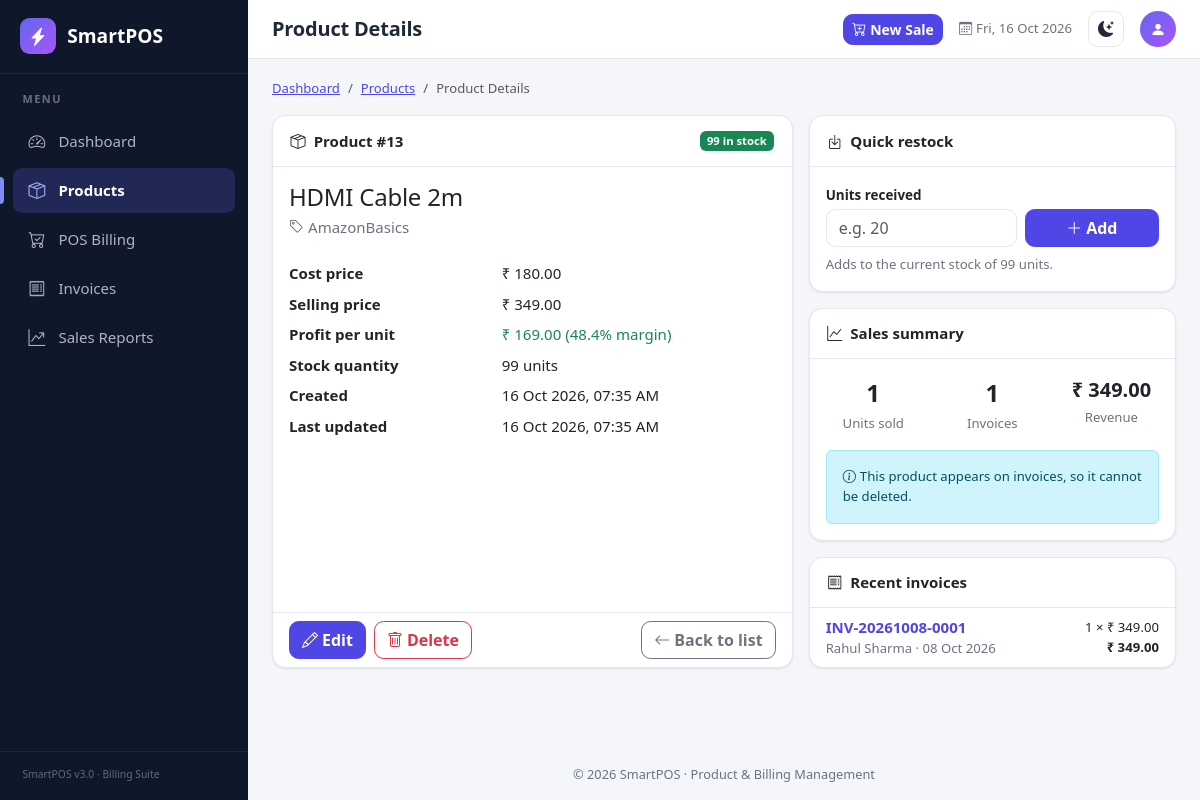
Page /products/view.php?id=13 on the committed database.
### tables this page shows
CREATE TABLE products (
    id             INT UNSIGNED NOT NULL AUTO_INCREMENT,
    name           VARCHAR(150) NOT NULL,
    brand_name     VARCHAR(100) NOT NULL,
    cost_price     DECIMAL(10,2) NOT NULL DEFAULT 0.00,
    sell_price     DECIMAL(10,2) NOT NULL DEFAULT 0.00,
    stock_quantity INT UNSIGNED NOT NULL DEFAULT 0,
    created_at     TIMESTAMP NOT NULL DEFAULT CURRENT_TIMESTAMP,
    updated_at     TIMESTAMP NOT NULL DEFAULT CURRENT_TIMESTAMP ON UPDATE CURRENT_TIMESTAMP,
    PRIMARY KEY (id),
    UNIQUE KEY uq_products_name_brand (name, brand_name),
    KEY idx_products_name (name),
    KEY idx_products_brand (brand_name),
    KEY idx_products_stock (stock_quantity),
    CONSTRAINT chk_products_cost  CHECK (cost_price >= 0),
    CONSTRAINT chk_products_sell  CHECK (sell_price >= 0)
);

CREATE TABLE invoice_items (
    id           INT UNSIGNED NOT NULL AUTO_INCREMENT,
    invoice_id   INT UNSIGNED NOT NULL,
    product_id   INT UNSIGNED NOT NULL,
    product_name VARCHAR(150) NOT NULL,
    brand_name   VARCHAR(100) NOT NULL,
    quantity     INT UNSIGNED NOT NULL,
    unit_price   DECIMAL(10,2) NOT NULL,
    cost_price   DECIMAL(10,2) NOT NULL,
    line_total   DECIMAL(12,2) NOT NULL,
    PRIMARY KEY (id),
    KEY idx_items_invoice (invoice_id),
    KEY idx_items_product (product_id),
    CONSTRAINT fk_items_invoice FOREIGN KEY (invoice_id)
        REFERENCES invoices (id) ON DELETE CASCADE ON UPDATE CASCADE,
    CONSTRAINT fk_items_product FOREIGN KEY (product_id)
        REFERENCES products (id) ON DELETE RESTRICT ON UPDATE CASCADE,
    CONSTRAINT chk_items_qty   CHECK (quantity > 0),
    CONSTRAINT chk_items_price CHECK (unit_price >= 0 AND cost_price >= 0),
    CONSTRAINT chk_items_total CHECK (line_total >= 0)
);

CREATE TABLE invoices (
    id              INT UNSIGNED NOT NULL AUTO_INCREMENT,
    invoice_number  VARCHAR(30) NOT NULL,
    customer_name   VARCHAR(100) NOT NULL,
    payment_method  ENUM('cash','upi','card') NOT NULL DEFAULT 'cash',
    invoice_date    DATETIME NOT NULL DEFAULT CURRENT_TIMESTAMP,
    subtotal        DECIMAL(12,2) NOT NULL DEFAULT 0.00,
    discount_type   ENUM('none','percentage','fixed') NOT NULL DEFAULT 'none',
    discount_value  DECIMAL(10,2) NOT NULL DEFAULT 0.00,
    discount_amount DECIMAL(12,2) NOT NULL DEFAULT 0.00,
    grand_total     DECIMAL(12,2) NOT NULL DEFAULT 0.00,
    created_at      TIMESTAMP NOT NULL DEFAULT CURRENT_TIMESTAMP,
    PRIMARY KEY (id),
    UNIQUE KEY uq_invoices_number (invoice_number),
    KEY idx_invoices_date (invoice_date),
    KEY idx_invoices_customer (customer_name),
    CONSTRAINT chk_invoices_subtotal CHECK (subtotal >= 0),
    CONSTRAINT chk_invoices_discount CHECK (discount_amount >= 0 AND discount_amount <= subtotal),
    CONSTRAINT chk_invoices_total    CHECK (grand_total >= 0)
);

### config/database.php (called while the page is built, shortened)
<?php
function db(): PDO
{
    static $pdo = null;
    if ($pdo === null) {
        $dsn = sprintf('mysql:host=%s;port=%s;dbname=%s;charset=utf8mb4', DB_HOST, DB_PORT, DB_NAME);
        $pdo = new PDO($dsn, DB_USER, DB_PASS, [
            PDO::ATTR_ERRMODE            => PDO::ERRMODE_EXCEPTION,
            PDO::ATTR_DEFAULT_FETCH_MODE => PDO::FETCH_ASSOC,
            PDO::ATTR_EMULATE_PREPARES   => false,
        ]);
    }
    return $pdo;
}

### includes/product_functions.php (called while the page is built, shortened)
<?php
function find_product(int $id): ?array
{
    $stmt = db()->prepare('SELECT * FROM products WHERE id = :id');
    $stmt->execute([':id' => $id]);
    $row = $stmt->fetch();
    return $row === false ? null : $row;
}
function product_sales_summary(int $productId): array
{
    $stmt = db()->prepare(
        'SELECT COALESCE(SUM(quantity), 0)   AS units_sold,
                COALESCE(SUM(line_total), 0) AS revenue,
                COUNT(DISTINCT invoice_id)   AS invoices
           FROM invoice_items
          WHERE product_id = :id'
    );
    $stmt->execute([':id' => $productId]);
    $r = $stmt->fetch();
    return [
        'units_sold' => (int) $r['units_sold'],
        'revenue'    => (float) $r['revenue'],
        'invoices'   => (int) $r['invoices'],
    ];
}
function product_recent_invoices(int $productId, int $limit = 5): array
{
    $stmt = db()->prepare(
        'SELECT i.id, i.invoice_number, i.customer_name, i.invoice_date,
                ii.quantity, ii.unit_price, ii.line_total
           FROM invoice_items ii
           JOIN invoices i ON i.id = ii.invoice_id
          WHERE ii.product_id = :id
       ORDER BY i.invoice_date DESC, i.id DESC
          LIMIT :limit'
    );
    $stmt->bindValue(':id', $productId, PDO::PARAM_INT);
    $stmt->bindValue(':limit', $limit, PDO::PARAM_INT);
    $stmt->execute();
    return $stmt->fetchAll();
}

### products/view.php (the view, shortened to what this page needs)
<?php
require_once __DIR__ . '/../includes/product_functions.php';
$id = parse_uint(get_str('id'));
$product = $id !== null && $id > 0 ? find_product($id) : null;
$sales  = product_sales_summary($id);
$recent = product_recent_invoices($id, 5);
$cost   = (float) $product['cost_price'];
$sell   = (float) $product['sell_price'];
$profit = $sell - $cost;
$margin = $sell > 0 ? ($profit / $sell) * 100 : 0.0;
require __DIR__ . '/../includes/header.php';
?>
<div class="row g-3">
    <div class="col-lg-7">
        <div class="card h-100">
            <div class="card-header d-flex justify-content-between align-items-center">
                <span><i class="bi bi-box-seam me-2"></i>Product #<?= (int) $product['id'] ?></span>
                <?= stock_badge((int) $product['stock_quantity']) ?>
            </div>
            <div class="card-body">
                <h2 class="h4 mb-1"><?= e($product['name']) ?></h2>
                <p class="text-muted mb-4"><i class="bi bi-tag me-1"></i><?= e($product['brand_name']) ?></p>
                <dl class="row mb-0">
                    <dt class="col-sm-5">Cost price</dt>
                    <dd class="col-sm-7"><?= e(money($cost)) ?></dd>
                    <dt class="col-sm-5">Selling price</dt>
                    <dd class="col-sm-7"><?= e(money($sell)) ?></dd>
                    <dt class="col-sm-5">Profit per unit</dt>
                    <dd class="col-sm-7 <?= $profit < 0 ? 'text-danger' : 'text-success' ?>">
                        <?= e(money($profit)) ?> (<?= e(number_format($margin, 1)) ?>% margin)
                    </dd>
                    <dt class="col-sm-5">Stock quantity</dt>
                    <dd class="col-sm-7"><?= (int) $product['stock_quantity'] ?> units</dd>
                    <dt class="col-sm-5">Created</dt>
                    <dd class="col-sm-7"><?= e(date('d M Y, h:i A', strtotime((string) $product['created_at']))) ?></dd>
                    <dt class="col-sm-5">Last updated</dt>
                    <dd class="col-sm-7"><?= e(date('d M Y, h:i A', strtotime((string) $product['updated_at']))) ?></dd>
                </dl>
            </div>
            <div class="card-footer bg-white d-flex flex-wrap gap-2">
                <a href="<?= e(url('products/edit.php?id=' . (int) $product['id'])) ?>" class="btn btn-primary">
                    <i class="bi bi-pencil me-1"></i>Edit
                </a>
                <form method="post" action="<?= e(url('products/delete.php')) ?>" class="d-inline"
                      data-confirm="Delete &quot;<?= e($product['name']) ?>&quot; (<?= e($product['brand_name']) ?>)? This cannot be undone.">
                    <button type="submit" class="btn btn-outline-danger"><i class="bi bi-trash me-1"></i>Delete</button>
                </form>
                <a href="<?= e(url('products/index.php')) ?>" class="btn btn-outline-secondary ms-auto">
                    <i class="bi bi-arrow-left me-1"></i>Back to list
                </a>
            </div>
        </div>
    </div>
    <div class="col-lg-5">
        <div class="card mb-3">
            <div class="card-header"><i class="bi bi-box-arrow-in-down me-2"></i>Quick restock</div>
            <div class="card-body">
                <form method="post" action="<?= e(url('products/restock.php')) ?>" class="row g-2 align-items-end" data-loading>
                    <div class="col-7">
                        <label for="add_qty" class="form-label mb-1">Units received</label>
                        <input type="number" class="form-control" id="add_qty" name="add_qty" min="1" max="100000" step="1" inputmode="numeric" required placeholder="e.g. 20">
                    </div>
                    <div class="col-5">
                        <button type="submit" class="btn btn-primary w-100" data-loading-text="Adding...">
                            <i class="bi bi-plus-lg me-1"></i>Add
                        </button>
                    </div>
                </form>
                <div class="form-text mt-2">Adds to the current stock of <?= (int) $product['stock_quantity'] ?> units.</div>
            </div>
        </div>
        <div class="card mb-3">
            <div class="card-header"><i class="bi bi-graph-up me-2"></i>Sales summary</div>
            <div class="card-body">
                <div class="row text-center">
                    <div class="col-4">
                        <div class="fs-4 fw-bold"><?= $sales['units_sold'] ?></div>
                        <small class="text-muted">Units sold</small>
                    </div>
                    <div class="col-4">
                        <div class="fs-4 fw-bold"><?= $sales['invoices'] ?></div>
                        <small class="text-muted">Invoices</small>
                    </div>
                    <div class="col-4">
                        <div class="fs-5 fw-bold"><?= e(money($sales['revenue'])) ?></div>
                        <small class="text-muted">Revenue</small>
                    </div>
                </div>
                <?php if ($sales['invoices'] > 0): ?>
                    <div class="alert alert-info small mt-3 mb-0">
                        <i class="bi bi-info-circle me-1"></i>This product appears on invoices, so it cannot be deleted.
                    </div>
                <?php endif; ?>
            </div>
        </div>
        <div class="card">
            <div class="card-header"><i class="bi bi-receipt me-2"></i>Recent invoices</div>
            <?php if (!$recent): ?>
                <div class="empty-state py-4">
                    <i class="bi bi-receipt"></i>
                    <p class="mb-0">This product has not been sold yet.</p>
                </div>
            <?php else: ?>
                <ul class="list-group list-group-flush">
                    <?php foreach ($recent as $r): ?>
                        <li class="list-group-item d-flex justify-content-between align-items-center">
                            <div>
                                <a href="<?= e(url('invoices/view.php?id=' . (int) $r['id'])) ?>" class="fw-semibold">
                                    <?= e($r['invoice_number']) ?>
                                </a>
                                <div class="small text-muted">
                                    <?= e($r['customer_name']) ?> &middot; <?= e(date('d M Y', strtotime((string) $r['invoice_date']))) ?>
                                </div>
                            </div>
                            <span class="text-end small">
                                <?= (int) $r['quantity'] ?> &times; <?= e(money($r['unit_price'])) ?><br>
                                <strong><?= e(money($r['line_total'])) ?></strong>
                            </span>
                        </li>
                    <?php endforeach; ?>
                </ul>
            <?php endif; ?>
        </div>
    </div>
</div>
<?php require __DIR__ . '/../includes/footer.php'; ?>

### includes/helpers.php (shortened to what this page needs)
<?php
function e(mixed $value): string
{
    return htmlspecialchars((string) $value, ENT_QUOTES | ENT_SUBSTITUTE, 'UTF-8');
}
function money(float|int|string $amount): string
{
    return CURRENCY . ' ' . number_format((float) $amount, 2);
}
function url(string $path = ''): string
{
    return BASE_URL . '/' . ltrim($path, '/');
}
function get_str(string $key): string
{
    $v = $_GET[$key] ?? '';
    return is_string($v) ? trim($v) : '';
}
function parse_uint(string $value): ?int
{
    return (int) $value;
}
function stock_badge(int $qty): string
{
    return '<span class="badge text-bg-success">' . $qty . ' in stock</span>';
}

### assets/css/style.css (style rules this page uses)
:root { --sp-primary: #4f46e5; --sp-primary-dark: #4338ca; --sp-primary-rgb: 79, 70, 229; --sp-accent: #f97316; --sp-sidebar-w: 248px; --sp-sidebar-bg: #0f172a; --sp-bg: #f5f6fa; --sp-card: #ffffff; --sp-border: #e5e7ef; --sp-text: #1f2937; --sp-muted: #6b7280; --sp-radius: .85rem; --sp-shadow: 0 1px 2px rgba(16, 24, 40, .04), 0 1px 3px rgba(16, 24, 40, .06); --bs-body-font-family: system-ui, -apple-system, "Segoe UI", Roboto, "Helvetica Neue", Arial, sans-serif; --bs-link-color: var(--sp-primary); }
body { background: var(--sp-bg); color: var(--sp-text); font-family: var(--bs-body-font-family); font-size: .94rem; }
a { color: var(--sp-primary); }
.text-muted, .form-text { color: var(--sp-muted) !important; }
h1, h2, h3, h4, h5, h6 { letter-spacing: -.01em; }
.btn { border-radius: .6rem; font-weight: 600; }
.btn-primary { --bs-btn-bg: var(--sp-primary); --bs-btn-border-color: var(--sp-primary); --bs-btn-color: #fff; --bs-btn-hover-bg: var(--sp-primary-dark); --bs-btn-hover-border-color: var(--sp-primary-dark); --bs-btn-hover-color: #fff; --bs-btn-active-bg: var(--sp-primary-dark); --bs-btn-active-border-color: var(--sp-primary-dark); --bs-btn-disabled-bg: var(--sp-primary); --bs-btn-disabled-border-color: var(--sp-primary); }
.form-control, .form-select { border-radius: .6rem; border-color: var(--sp-border); background-color: var(--sp-card); }
.form-label { font-weight: 600; font-size: .84rem; }
.card { border: 1px solid var(--sp-border); border-radius: var(--sp-radius); background: var(--sp-card); box-shadow: var(--sp-shadow); }
.card-header { background: transparent; border-bottom: 1px solid var(--sp-border); font-weight: 700; padding: .85rem 1.1rem; }
.card-footer { border-top: 1px solid var(--sp-border); background: transparent !important; }
.list-group-item { background: transparent; border-color: var(--sp-border); }
.table a:not(.btn), .list-group a:not(.btn), .card-header a { text-decoration: none; }

### rows in the picture
products: id "13", stock_quantity "99", name "HDMI Cable 2m", brand_name "AmazonBasics", cost_price "₹ 180.00", sell_price "₹ 349.00", money($profit) "₹ 169.00", margin "48.4", created_at "16 Oct 2026, 07:35 AM", updated_at "16 Oct 2026, 07:35 AM"
invoice_items: invoice.invoice_number "INV-20261008-0001", invoice.customer_name "Rahul Sharma", invoice.invoice_date "08 Oct 2026", quantity "1", unit_price "₹ 349.00", line_total "₹ 349.00"

### other values in the picture
APP_NAME "SmartPOS"
$label "Dashboard"
$label "Products"
$label "POS Billing"
$label "Invoices"
$label "Sales Reports"
$pageTitle "Product Details"
$label "Product Details"
$sales['units_sold'] "1"
$sales['invoices'] "1"
money($sales['revenue']) "₹ 349.00"
